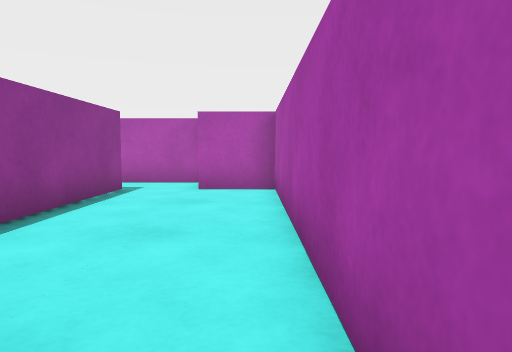
View 1 (above)

16 first-person views from a walk through a Unity game level. The camera is 0.51 m above the floor, tilts 4° down and sees 70° across. The floor is counted in squares, 0.5 m on a side. Each view is taken from the middle of a square. On the plan, view 1 faces up. The plan holds only what a view shows up to about 13 squares ahead; the rest is blank. The player character is not drawn.

View 2
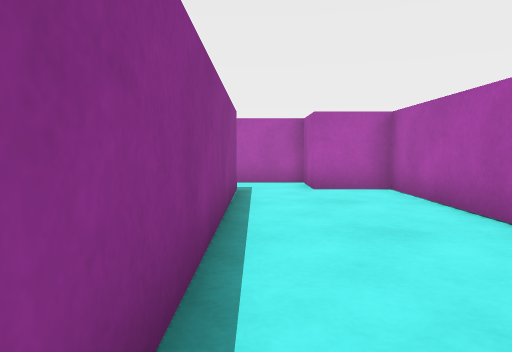

View 3
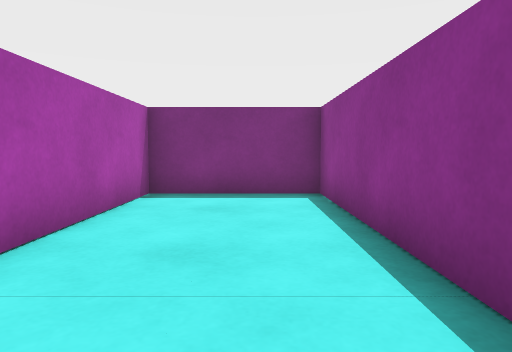

View 4
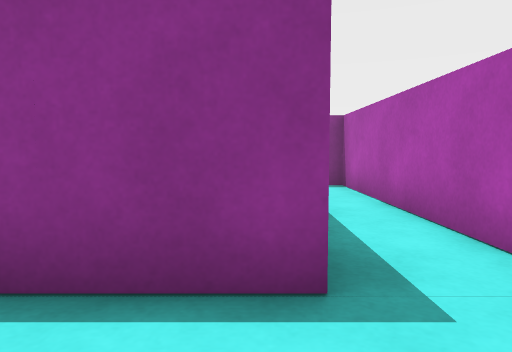

View 5
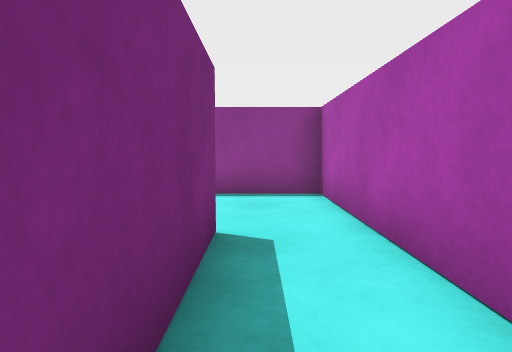

View 6
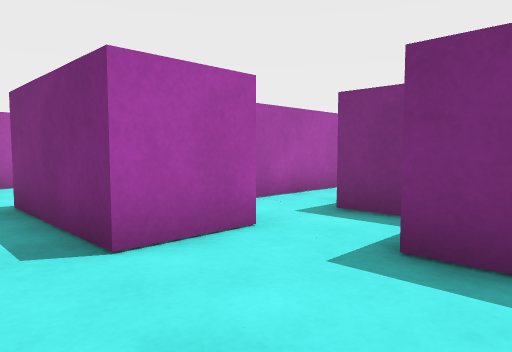

View 7
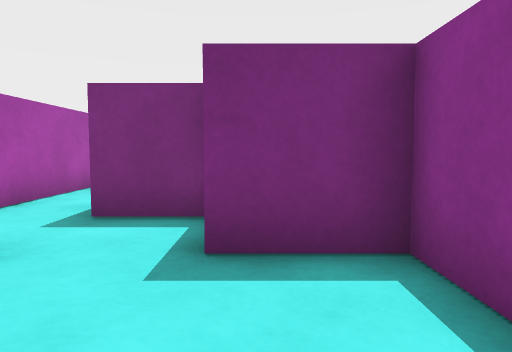

View 8
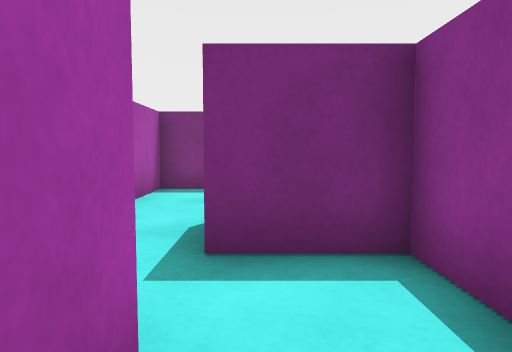

View 9
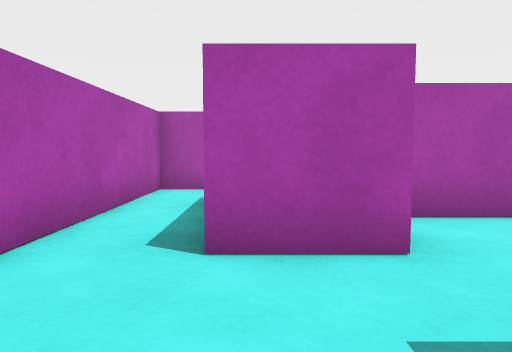

View 10
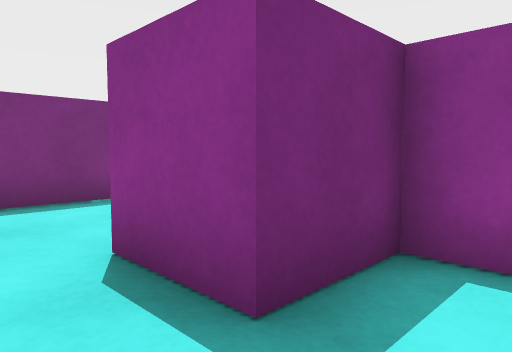

View 11
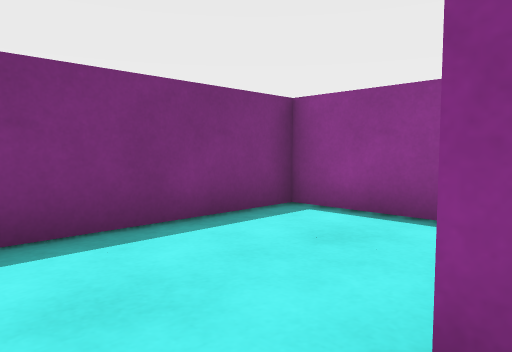

View 12
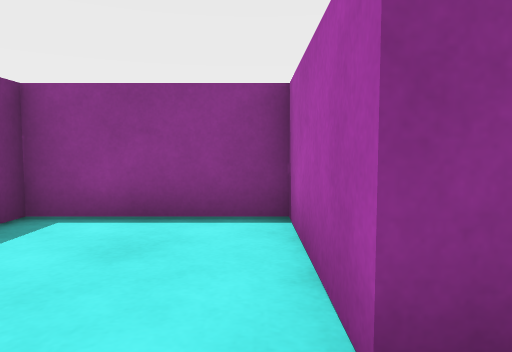

View 13
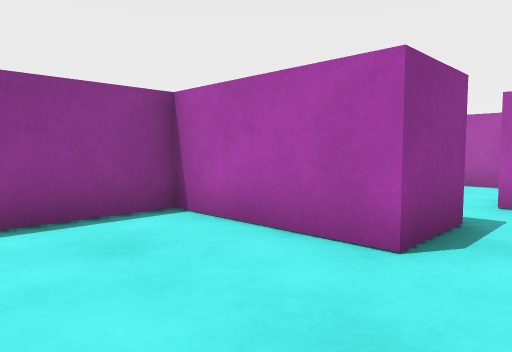

View 14
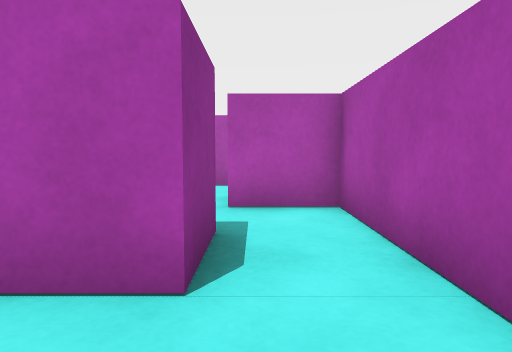

View 15
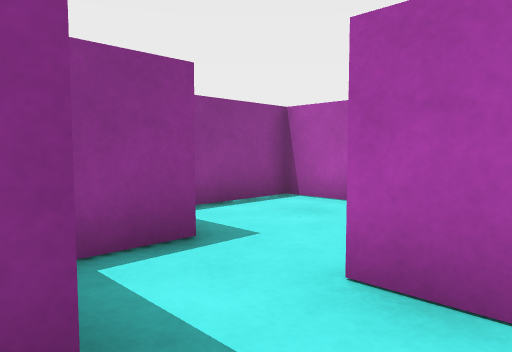

View 16
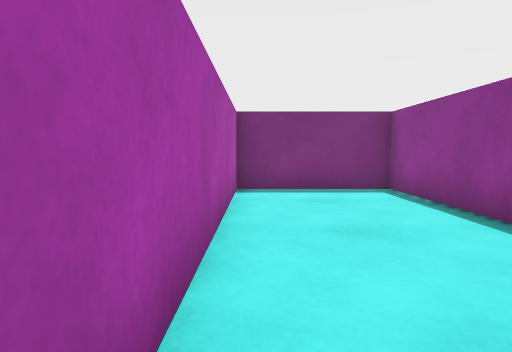

### Floor plan
Points are (right, up) in squares from view 1. A wall is a line through its corners. A room is listed if a view was taken in it or the views show most of it. See-through windows are left out.
Room 1 (views 1, 2, 3, 4, 5, 16)
walls: (-7.5, 9.5) (-3.5, 9.5) (-3.5, -0.5) (0.5, -0.5) (0.5, 9.5) (-1.5, 9.5) (-1.5, 11.5) (-8.5, 11.5)
ways out: opening at (-7.5, 10.5) to room 2
Room 2 (views 6, 7, 8, 9, 10)
walls: (-8.5, 11.5) (-11.5, 11.5) (-11.5, 7.5) (-9.5, 7.5) (-9.5, 5.5) (-7.5, 5.5); (-5.5, 5.5) (-5.5, 7.5) (-7.5, 7.5) (-7.5, 9.5)
ways out: opening at (-7.5, 10.5) to room 1; opening at (-6.5, 4.5) to room 3
Room 3 (views 11, 12, 13, 14, 15)
walls: (-7.5, 5.5) (-7.5, 3.5) (-11.5, 3.5) (-11.5, -0.5) (-5.5, -0.5) (-5.5, 5.5)
ways out: opening at (-6.5, 4.5) to room 2

Where each view was taken, in squares from view 1:
view 1: 0 up, 0 right, facing up
view 2: 0 up, 3 left, facing up
view 3: 8 up, 2 left, facing down
view 4: 9 up, 1 left, facing left
view 5: 10 up, 3 left, facing left
view 6: 11 up, 11 left, facing down-right
view 7: 11 up, 10 left, facing down
view 8: 9 up, 8 left, facing down
view 9: 9 up, 11 left, facing right
view 10: 7 up, 6 left, facing down-left
view 11: 4 up, 6 left, facing down-left
view 12: 3 up, 6 left, facing left
view 13: 0 up, 6 left, facing up-left
view 14: 1 up, 7 left, facing up
view 15: 5 up, 6 left, facing up-left
view 16: 9 up, 0 right, facing down
